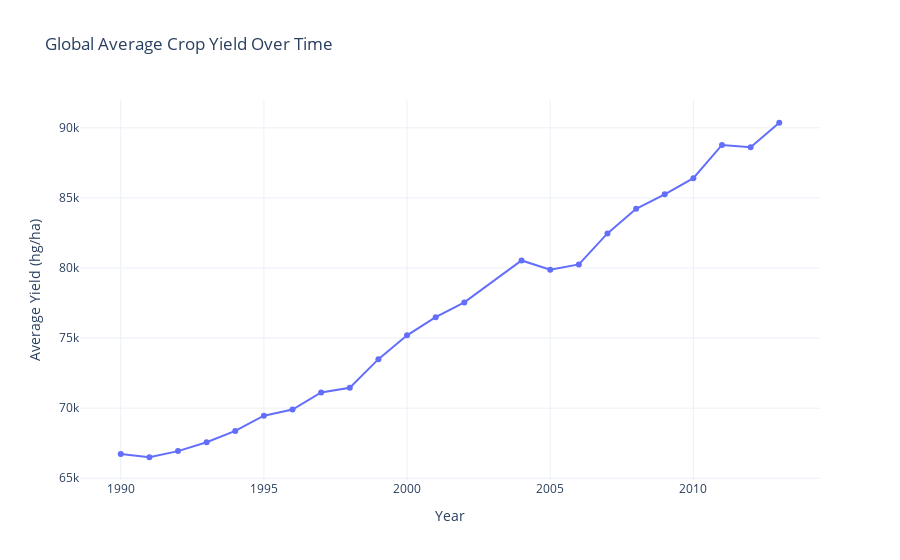

Write notebook code for a chart like this one.
### Markdown cell above
### 4.6. Temporal Trends

How have these factors changed over time (from 1990 to 2013)?

### Code cell
if not df.empty:
    # Group by year and get the average of all numeric features
    yearly_avg = df_cleaned.groupby('Year')[numeric_features].mean().reset_index()

    fig = px.line(yearly_avg, x='Year', y='hg/ha_yield', 
                  title='Global Average Crop Yield Over Time', 
                  markers=True)
    fig.update_layout(xaxis_title='Year', yaxis_title='Average Yield (hg/ha)')
    fig.show()

### Figure 1 — Plotly figure (JSON) as saved in the notebook; plotly's stock layout.template omitted (floating-point values rounded to 4 significant figures)
{"data": [{"hovertemplate": "Year=%{x}<br>hg/ha_yield=%{y}<extra></extra>", "legendgroup": "", "line": {"color": "#636efa", "dash": "solid"}, "marker": {"symbol": "circle"}, "mode": "lines+markers", "name": "", "orientation": "v", "showlegend": false, "type": "scatter", "x": [1990, 1991, 1992, 1993, 1994, 1995, 1996, 1997, 1998, 1999, 2000, 2001, 2002, 2004, 2005, 2006, 2007, 2008, 2009, 2010, 2011, 2012, 2013], "xaxis": "x", "y": [66720.0, 66500.0, 66930.0, 67570.0, 68370.0, 69460.0, 69900.0, 71120.0, 71450.0, 73500.0, 75200.0, 76490.0, 77540.0, 80540.0, 79880.0, 80250.0, 82470.0, 84230.0, 85260.0, 86410.0, 88780.0, 88620.0, 90360.0], "yaxis": "y"}], "layout": {"legend": {"tracegroupgap": 0}, "title": {"text": "Global Average Crop Yield Over Time"}, "xaxis": {"anchor": "y", "domain": [0, 1], "title": {"text": "Year"}}, "yaxis": {"anchor": "x", "domain": [0, 1], "title": {"text": "Average Yield (hg/ha)"}}}}
